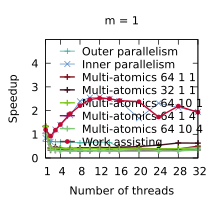

Reproduce this figure in gnuplot.
set title "m = 1"
set terminal pdf size 2.2,2.0
set output "./results/Compactions_n___4,194,304,_m___1.pdf"
set key on
set key top left Left reverse
set key samplen 1.4
set xrange [1:32]
set xtics (1, 4, 8, 12, 16, 20, 24, 28, 32)
set xlabel "Number of threads"
set yrange [0:5]
set ytics (0, 1, 2, 3, 4)
set ylabel "Speedup"
plot './results/Compactions_n___4,194,304,_m___1.dat' using 1:2 title "Outer parallelism" pointsize 0.7 lw 1 pt 1 linecolor rgb "#24A793" with linespoints, \
  './results/Compactions_n___4,194,304,_m___1.dat' using 1:3 title "Inner parallelism" pointsize 0.7 lw 1 pt 2 linecolor rgb "#5287C6" with linespoints, \
  './results/Compactions_n___4,194,304,_m___1.dat' using 1:4 title "Multi-atomics 64 1 1" pointsize 0.7 lw 2 pt 1 linecolor rgb "#80141E" with linespoints, \
  './results/Compactions_n___4,194,304,_m___1.dat' using 1:5 title "Multi-atomics 32 1 1" pointsize 0.7 lw 2 pt 1 linecolor rgb "#40141E" with linespoints, \
  './results/Compactions_n___4,194,304,_m___1.dat' using 1:6 title "Multi-atomics 64 10 1" pointsize 0.7 lw 2 pt 1 linecolor rgb "#80C81E" with linespoints, \
  './results/Compactions_n___4,194,304,_m___1.dat' using 1:7 title "Multi-atomics 64 1 4" pointsize 0.7 lw 2 pt 1 linecolor rgb "#801478" with linespoints, \
  './results/Compactions_n___4,194,304,_m___1.dat' using 1:8 title "Multi-atomics 64 10 4" pointsize 0.7 lw 2 pt 1 linecolor rgb "#80C878" with linespoints, \
  './results/Compactions_n___4,194,304,_m___1.dat' using 1:9 title "Work assisting" pointsize 0.4 lw 2 pt 7 linecolor rgb "#C00A35" with linespoints
